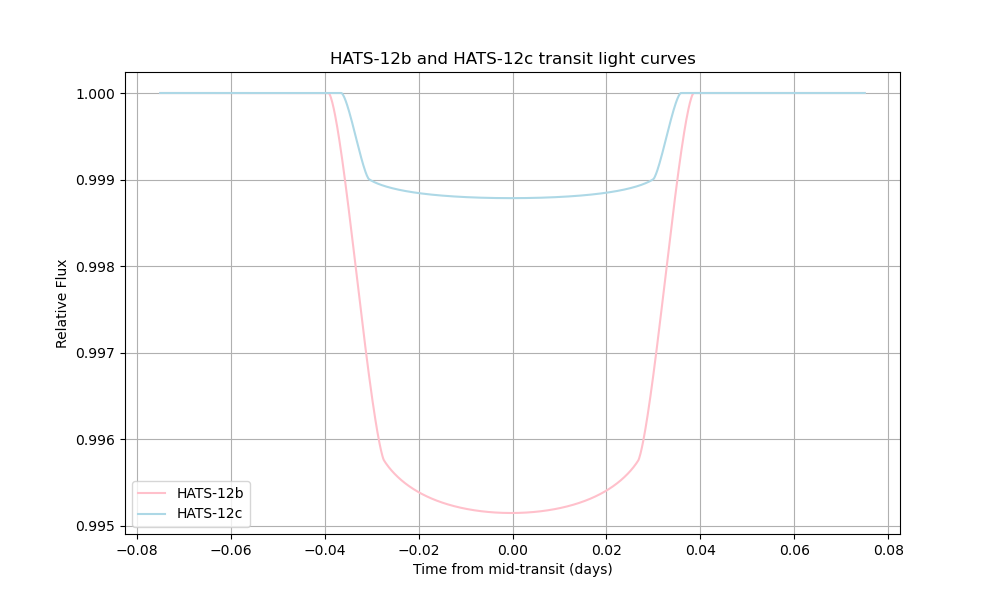

Reproduce this figure in Python.
## Assignment 2 - Task B: Transit Light Curve Modeling for Two Planets
#%%
import yaml
from transit_model import TransitModel
import matplotlib.pyplot as plt
#%%
# Load parameters from YAML configuration file
with open('/ca25/comp_astro_25/HATS-12b.yaml', 'r') as file :
    data = yaml.safe_load(file)["transit"]
#%%
##planet one parameters:
planet1_params = data.copy()

# planet two parameters:
planet2_params = data.copy()
planet2_params["rp"]= planet2_params["rp"] * 0.5
planet2_params["name"]= "HATS-12c"

#%%
#apply transit model for planet one
planet1_transit = TransitModel(planet1_params)

## compute light curve
planet1_flux = planet1_transit.compute_light_curve()

##planet two :
planet2_transit = TransitModel(planet2_params)
planet2_flux = planet2_transit.compute_light_curve()

#%%
# Plot both light curves
plt.figure(figsize=(10, 6))
plt.plot(planet1_transit.t, planet1_flux, label=planet1_params["name"], color='pink')
plt.plot(planet2_transit.t, planet2_flux, label=planet2_params  ["name"], color='lightblue')
plt.xlabel('Time from mid-transit (days)')
plt.ylabel('Relative Flux')
plt.title(f"{planet1_params['name']} and {planet2_params['name']} transit light curves")
plt.legend()
plt.grid()
plt.savefig('assignment2_taskB_mahdis.png')
plt.show()
print("Light curves of two planets saved to assignment2_taskB.png")

# %%
